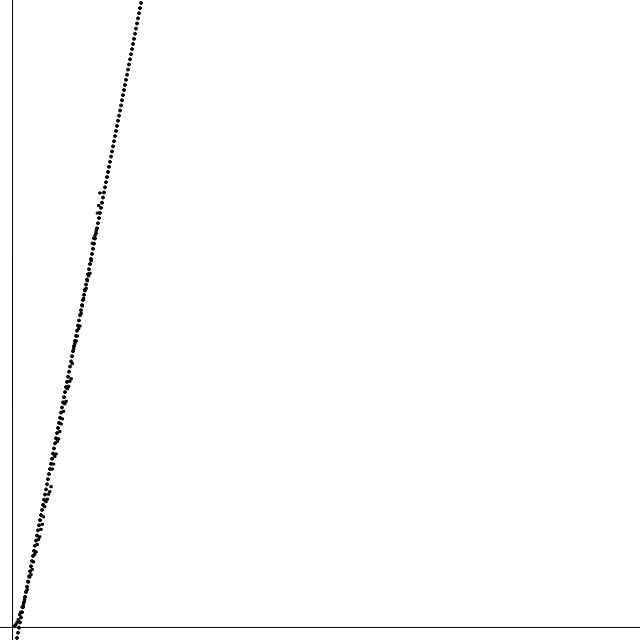
Frame 1 (no input)
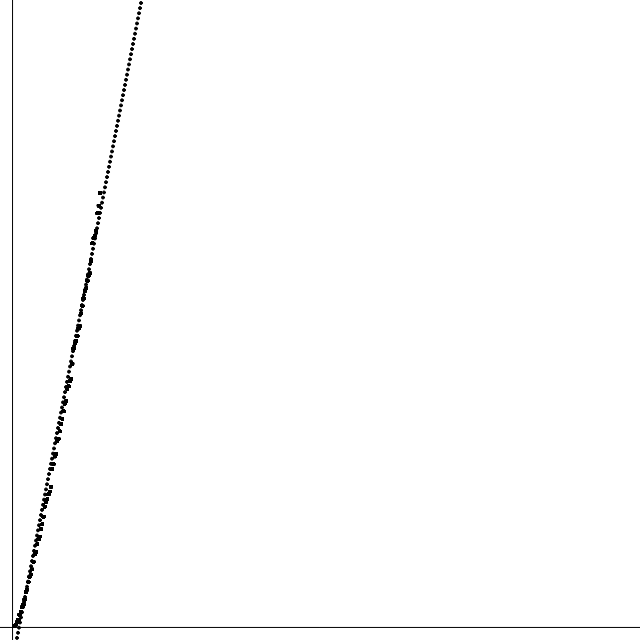
Frame 60 (no input)
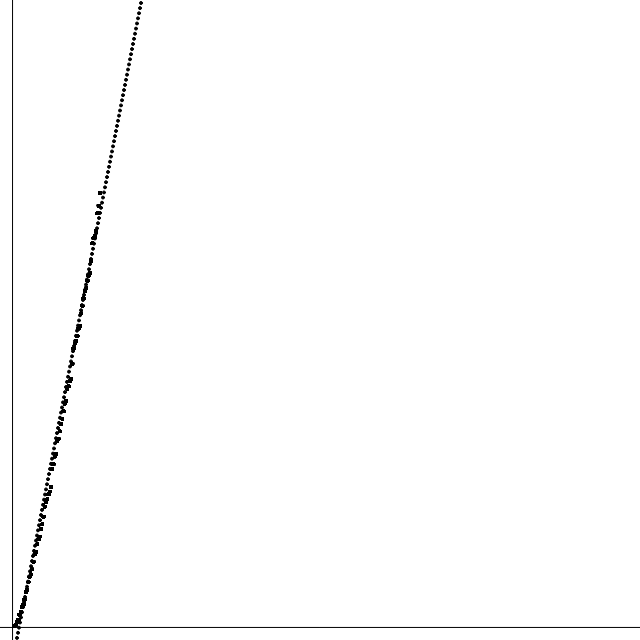
Frame 120 (the mouse pressed at the canvas centre since frame 60)

The p5.js sketch that drew these frames (run headless with seeded random() and noise() and a simulated clock; from frame 60 on, the mouse is pressed at the canvas centre):

// p5.js sketch
// ── sketch.js
//let regression= import('regression-js-master/src/regression.js');

let xMin=-10;
let xMax=500;
let yMin=-10;
let yMax=500;

let adjustedData=[];
let seq=[2, 3, 5, 7, 11, 13, 17, 19, 23, 29, 31, 37, 41, 43, 47, 53, 59, 61, 67, 71, 73, 79, 83, 89, 97, 101, 103, 107, 109, 113, 127, 131, 137, 139, 149, 151, 157, 163, 167, 173, 179, 181, 191, 193, 197, 199, 211, 223, 227, 229, 233, 239, 241, 251, 257, 263, 269, 271, 277, 281, 283, 293, 307, 311, 313, 317, 331, 337, 347];
class coordinate
{
	constructor(X,Y)
	{
		this.x=X;
		this.y=Y;
	}
}


/*function drawLinearBox() {
	rect(540,20,40,40);
}

function drawPolyBox() {
	rect(600,20,40,40);
}

function drawExpBox()
{
	rect(540,70,40,40);
}

function drawLogBox() {
	rect(600,70,40,40);
}
*/

function adjustX(x)
{
   return map(x,xMin,xMax,0,width);
}

function adjustY(y)
{
   return map(y,yMin,yMax,height,0);
}

function unAdjustX(x)
{
  return map(x,0,width,xMin,xMax);
}

function unAdjustY(y)
{
  return  map(y,height,0,yMin,yMax);
}

function drawCurve(f)
{
	fill(0);
	let X;
	let newX;
	let newY;
	let y;
    for(let x=0; x<width; x++)
    {
  
    	newX=unAdjustX(x);
    	newY=f(newX)[1];
    	y=adjustY(newY);
    	ellipse(x,y,3,3);
    }
}

function setup() {
	createCanvas(640,640);
	background(255);
	fill(100);
	line(0,adjustY(0),width,adjustY(0),0);
	line(adjustX(0),0,adjustX(0),height);
	let data = [];
	var options=new Object;
	options.precision=10;
	for(let x=0; x<seq.length;x++)
	{
		let point =[];
	    let adjustedPoint=[];
		//rect(adjustX(x+1),adjustY(seq[x]),2,2);
		point[0]=x+1;
		point[1]=seq[x];
		data.push(point);
		adjustedPoint[0]=adjustX(point[0]);
		adjustedPoint[1]=adjustY(point[1]);
		adjustedData.push(adjustedPoint);
	}
	var regressionType="linear";
	let order=4;
	let myMethods;
	if(regressionType=="linear")
	{
		myMethods=methods.linear(data,options);
	}
    else if (regressionType=="exponential")
    {
    	myMethods=methods.exponential(data,options);
    	console.log(myMethods.string);
    }
    else if (regressionType=="logarithmic")
    {
    	myMethods=methods.logarithmic(data,options);
    }
    else if (regressionType=="power")
    {
    	myMethods=methods.power(data,options);
    }
    else if (regressionType=="polynomial")
    {
    	options.order=order;
    	myMethods=methods.polynomial(data,options);
    }
	let regression=myMethods.predict;
	drawCurve(regression);
	/*drawLinearBox();
	drawPolyBox();
	drawExpBox();
	drawLogBox();
*/

	
	//frameRate(30);
	//var index=49;	
  // put setup code here
}
//var index=0;
function draw() {

	for(let x=0; x<adjustedData.length; x++)
	{
       rect(adjustedData[x][0],adjustedData[x][1],2,2);
	}
	
	//(100,100,50,50);
	
	/*drawPolynomialBox();
	drawExponentialBox();
	drawLogarithmicBox();*/
	}



/*function mousePressed() {
	//ellipse(200,200,20,20);
	fill(255,0,0);
	if(540<mouseX&& mouseX<590&& 20<mouseY && mouseY<60) 
	{
          drawLinearBox();
    }

    if(600<mouseX && mouseX<640&& 20<mouseY && mouseY<60)
    {
    	drawPolyBox();
    }
 
    if(540<mouseX&& mouseX<590&& 70<mouseY && mouseY<110) {

    	drawExpBox();
    }

    if(600<mouseX && mouseX<640&&70<mouseY && mouseY<110) {
    	drawLogBox();
    }
}

function mouseReleased()
{
	fill(100);
	drawLinearBox();
	drawPolyBox();
	drawExpBox();
	drawLogBox();
}

*/

// ── regression_cannibalized.js
function determinationCoefficient(data, results) {
    var predictions = [];
    var observations = [];

    data.forEach(function (d, i) {
      if (d[1] !== null) {
        observations.push(d);
        predictions.push(results[i]);
      }
    });

    var sum = observations.reduce(function (a, observation) {
      return a + observation[1];
    }, 0);
    var mean = sum / observations.length;

    var ssyy = observations.reduce(function (a, observation) {
      var difference = observation[1] - mean;
      return a + difference * difference;
    }, 0);

    var sse = observations.reduce(function (accum, observation, index) {
      var prediction = predictions[index];
      var residual = observation[1] - prediction[1];
      return accum + residual * residual;
    }, 0);

    return 1 - sse / ssyy;
  }

  /**
  * Determine the solution of a system of linear equations A * x = b using
  * Gaussian elimination.
  *
  * @param {Array<Array<number>>} input - A 2-d matrix of data in row-major form [ A | b ]
  * @param {number} order - How many degrees to solve for
  *
  * @return {Array<number>} - Vector of normalized solution coefficients matrix (x)
  */
  function gaussianElimination(input, order) {
    var matrix = input;
    var n = input.length - 1;
    var coefficients = [order];

    for (var i = 0; i < n; i++) {
      var maxrow = i;
      for (var j = i + 1; j < n; j++) {
        if (Math.abs(matrix[i][j]) > Math.abs(matrix[i][maxrow])) {
          maxrow = j;
        }
      }

      for (var k = i; k < n + 1; k++) {
        var tmp = matrix[k][i];
        matrix[k][i] = matrix[k][maxrow];
        matrix[k][maxrow] = tmp;
      }

      for (var _j = i + 1; _j < n; _j++) {
        for (var _k = n; _k >= i; _k--) {
          matrix[_k][_j] -= matrix[_k][i] * matrix[i][_j] / matrix[i][i];
        }
      }
    }

    for (var _j2 = n - 1; _j2 >= 0; _j2--) {
      var total = 0;
      for (var _k2 = _j2 + 1; _k2 < n; _k2++) {
        total += matrix[_k2][_j2] * coefficients[_k2];
      }

      coefficients[_j2] = (matrix[n][_j2] - total) / matrix[_j2][_j2];
    }

    return coefficients;
  }

  /**
  * Round a number to a precision, specificed in number of decimal places
  *
  * @param {number} number - The number to round
  * @param {number} precision - The number of decimal places to round to:
  *                             > 0 means decimals, < 0 means powers of 10
  *
  *
  * @return {numbr} - The number, rounded
  */
  function Round(number, precision) {
    var factor = Math.pow(10, precision);
    return Math.round(number * factor) / factor;
  
  }

  /**
  * The set of all fitting methods
  *
  * @namespace
  */
  var methods = {
    linear: function linear(data, options) {
      var sum = [0, 0, 0, 0, 0];
      var len = 0;

      for (var n = 0; n < data.length; n++) {
        if (data[n][1] !== null) {
          len++;
          sum[0] += data[n][0];
          sum[1] += data[n][1];
          sum[2] += data[n][0] * data[n][0];
          sum[3] += data[n][0] * data[n][1];
          sum[4] += data[n][1] * data[n][1];
        }
      }

      var run = len * sum[2] - sum[0] * sum[0];
      var rise = len * sum[3] - sum[0] * sum[1];
      var gradient = run === 0 ? 0 : Round(rise / run, options.precision);
      var intercept = Round(sum[1] / len - gradient * sum[0] / len, options.precision);

      var predict = function predict(x) {
        return [Round(x, options.precision), Round(gradient * x + intercept, options.precision)];
      };

      var points = data.map(function (point) {
        return predict(point[0]);
      });

      return {
        points: points,
        predict: predict,
        equation: [gradient, intercept],
        r2: Round(determinationCoefficient(data, points), options.precision),
        string: intercept === 0 ? 'y = ' + gradient + 'x' : 'y = ' + gradient + 'x + ' + intercept
      };
    },
    exponential: function exponential(data, options) {
      var sum = [0, 0, 0, 0, 0, 0];

      for (var n = 0; n < data.length; n++) {
        if (data[n][1] !== null) {
          sum[0] += data[n][0];
          sum[1] += data[n][1];
          sum[2] += data[n][0] * data[n][0] * data[n][1];
          sum[3] += data[n][1] * Math.log(data[n][1]);
          sum[4] += data[n][0] * data[n][1] * Math.log(data[n][1]);
          sum[5] += data[n][0] * data[n][1];
        }
      }

      var denominator = sum[1] * sum[2] - sum[5] * sum[5];
      var a = Math.exp((sum[2] * sum[3] - sum[5] * sum[4]) / denominator);
      var b = (sum[1] * sum[4] - sum[5] * sum[3]) / denominator;
      console.log(b);
      console.log(options.precision);
      var coeffA = Round(a, options.precision);
      var coeffB = Round(b, options.precision);
      console.log(coeffB);
      var predict = function predict(x) {
        return [Round(x, options.precision), Round(coeffA * Math.exp(coeffB * x), options.precision)];
      };

      var points = data.map(function (point) {
        return predict(point[0]);
      });

      return {
        points: points,
        predict: predict,
        equation: [coeffA, coeffB],
        string: 'y = ' + coeffA + 'e^(' + coeffB + 'x)',
        r2: Round(determinationCoefficient(data, points), options.precision)
      };
    },
    logarithmic: function logarithmic(data, options) {
      var sum = [0, 0, 0, 0];
      var len = data.length;

      for (var n = 0; n < len; n++) {
        if (data[n][1] !== null) {
          sum[0] += Math.log(data[n][0]);
          sum[1] += data[n][1] * Math.log(data[n][0]);
          sum[2] += data[n][1];
          sum[3] += Math.pow(Math.log(data[n][0]), 2);
        }
      }

      var a = (len * sum[1] - sum[2] * sum[0]) / (len * sum[3] - sum[0] * sum[0]);
      var coeffB = Round(a, options.precision);
      var coeffA = Round((sum[2] - coeffB * sum[0]) / len, options.precision);

      var predict = function predict(x) {
        return [Round(x, options.precision), Round(Round(coeffA + coeffB * Math.log(x), options.precision), options.precision)];
      };

      var points = data.map(function (point) {
        return predict(point[0]);
      });

      return {
        points: points,
        predict: predict,
        equation: [coeffA, coeffB],
        string: 'y = ' + coeffA + ' + ' + coeffB + ' ln(x)',
        r2: Round(determinationCoefficient(data, points), options.precision)
      };
    },
    power: function power(data, options) {
      var sum = [0, 0, 0, 0, 0];
      var len = data.length;

      for (var n = 0; n < len; n++) {
        if (data[n][1] !== null) {
          sum[0] += Math.log(data[n][0]);
          sum[1] += Math.log(data[n][1]) * Math.log(data[n][0]);
          sum[2] += Math.log(data[n][1]);
          sum[3] += Math.pow(Math.log(data[n][0]), 2);
        }
      }

      var b = (len * sum[1] - sum[0] * sum[2]) / (len * sum[3] - Math.pow(sum[0], 2));
      var a = (sum[2] - b * sum[0]) / len;
      var coeffA = Round(Math.exp(a), options.precision);
      var coeffB = Round(b, options.precision);

      var predict = function predict(x) {
        return [Round(x, options.precision), Round(Round(coeffA * Math.pow(x, coeffB), options.precision), options.precision)];
      };

      var points = data.map(function (point) {
        return predict(point[0]);
      });

      return {
        points: points,
        predict: predict,
        equation: [coeffA, coeffB],
        string: 'y = ' + coeffA + 'x^' + coeffB,
        r2: Round(determinationCoefficient(data, points), options.precision)
      };
    },
    polynomial: function polynomial(data, options) {
      var lhs = [];
      var rhs = [];
      var a = 0;
      var b = 0;
      var len = data.length;
      var k = options.order + 1;

      for (var i = 0; i < k; i++) {
        for (var l = 0; l < len; l++) {
          if (data[l][1] !== null) {
            a += Math.pow(data[l][0], i) * data[l][1];
          }
        }

        lhs.push(a);
        a = 0;

        var c = [];
        for (var j = 0; j < k; j++) {
          for (var _l = 0; _l < len; _l++) {
            if (data[_l][1] !== null) {
              b += Math.pow(data[_l][0], i + j);
            }
          }
          c.push(b);
          b = 0;
        }
        rhs.push(c);
      }
      rhs.push(lhs);

      var coefficients = gaussianElimination(rhs, k).map(function (v) {
        return Round(v, options.precision);
      });

      var predict = function predict(x) {
        return [Round(x, options.precision), Round(coefficients.reduce(function (sum, coeff, power) {
          return sum + coeff * Math.pow(x, power);
        }, 0), options.precision)];
      };

      var points = data.map(function (point) {
        return predict(point[0]);
      });

      var string = 'y = ';
      for (var _i = coefficients.length - 1; _i >= 0; _i--) {
        if (_i > 1) {
          string += coefficients[_i] + 'x^' + _i + ' + ';
        } else if (_i === 1) {
          string += coefficients[_i] + 'x + ';
        } else {
          string += coefficients[_i];
        }
      }

      return {
        string: string,
        points: points,
        predict: predict,
        //equation: [].concat(_toConsumableArray(coefficients)).reverse(),
        r2: Round(determinationCoefficient(data, points), options.precision)
      };
    }
  };
